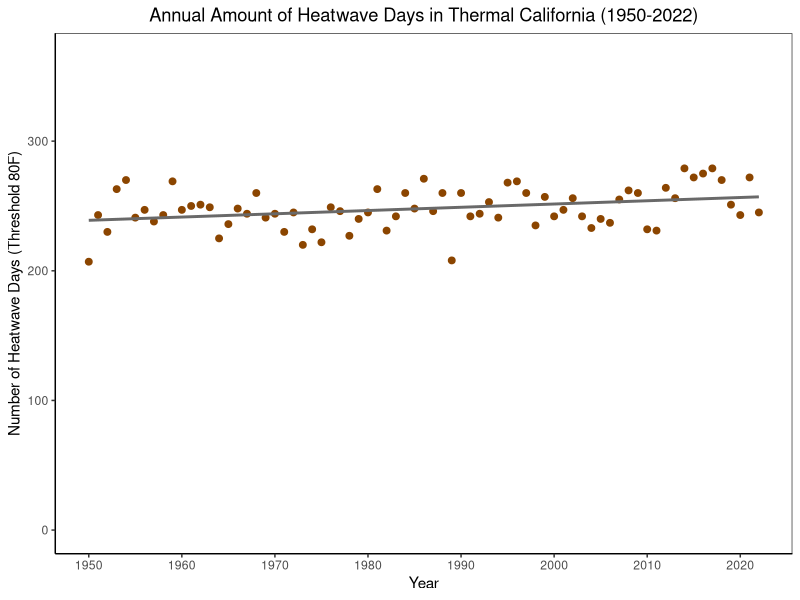
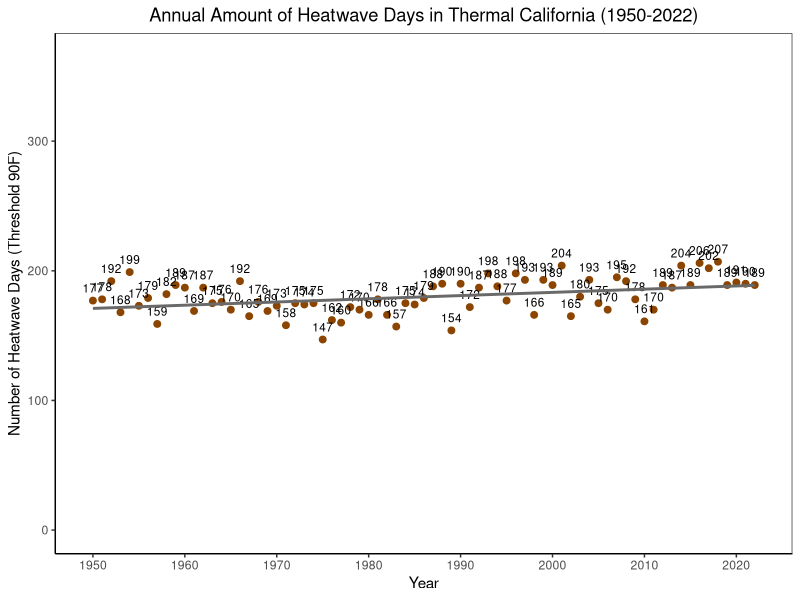
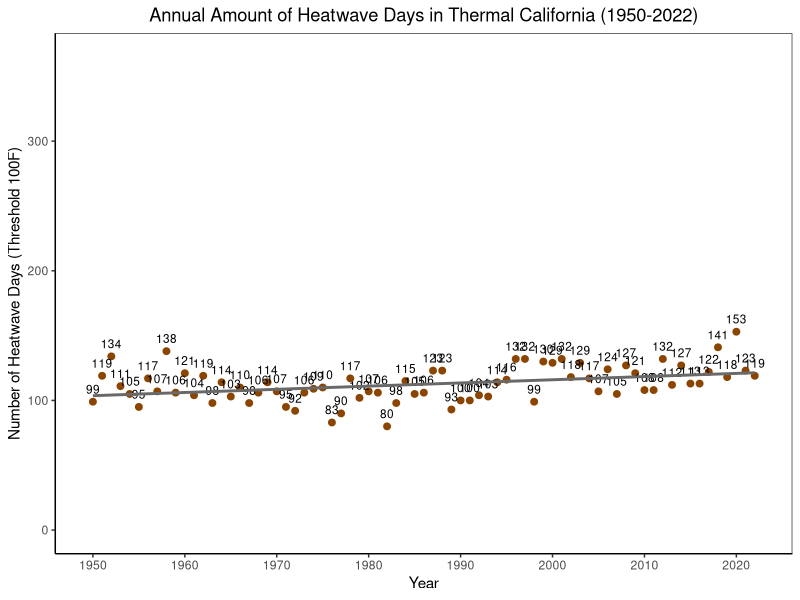
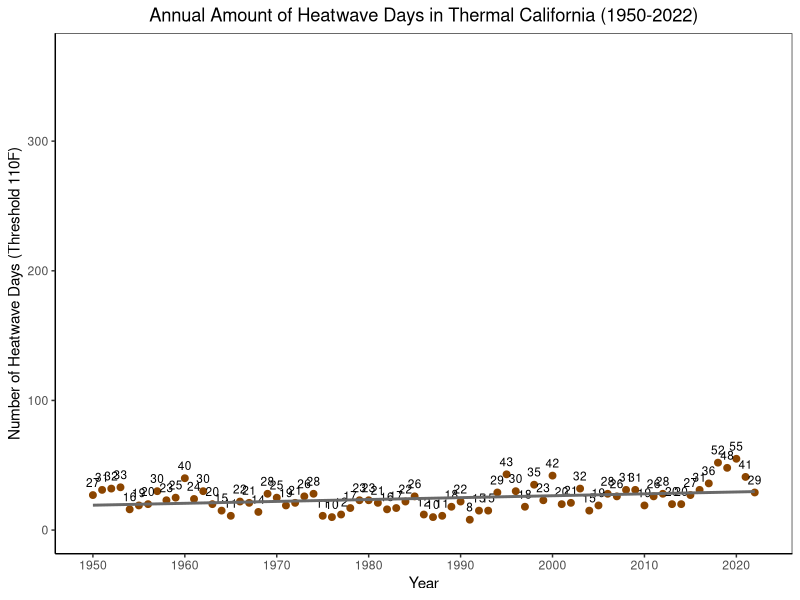
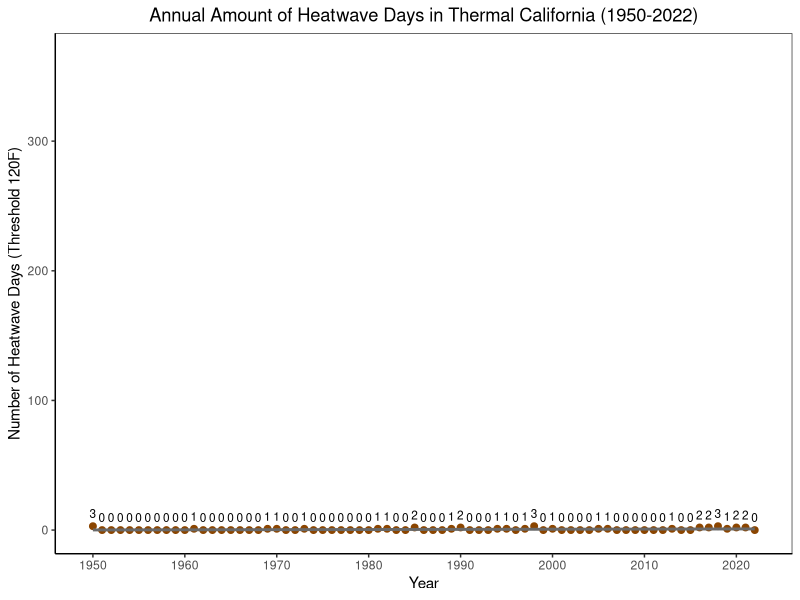
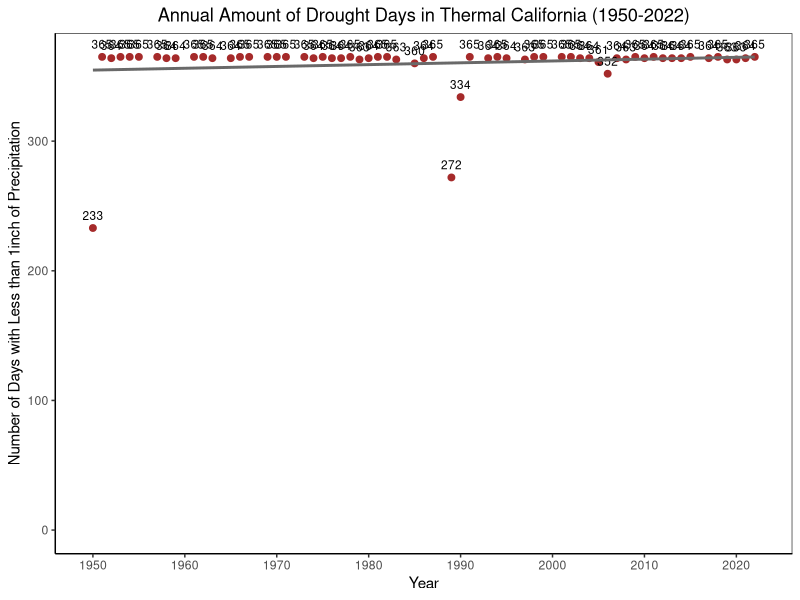
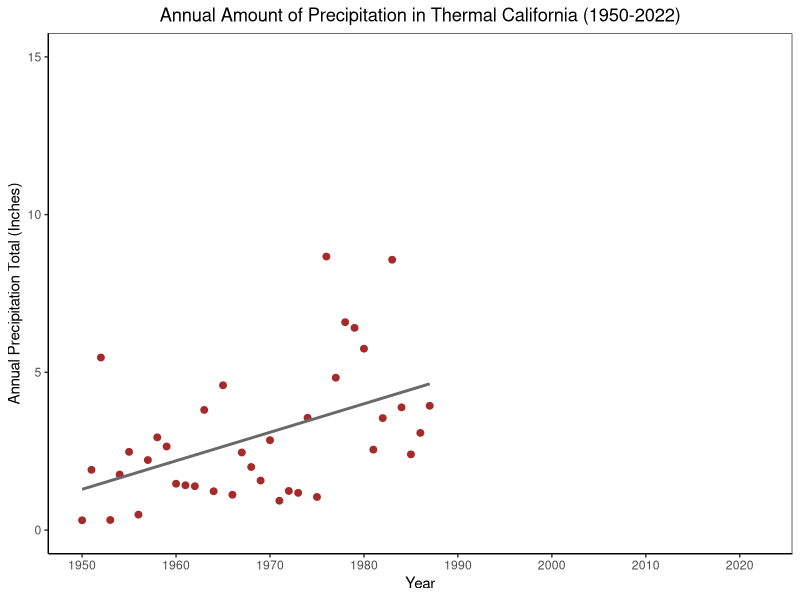

Generate these figures, in order, with R: (Note: this script raises an error after producing the figures.)
## ---- chunk 1
knitr::opts_chunk$set(echo = TRUE)

# load pacakges
library(lubridate)
library(tidyverse)
## ---- chunk 2
climtherm <- read.table("thermal_precip_temp.csv", fill=TRUE, sep=',', header=T) # read in the data
  
head(climtherm) #this lets us look at our data table in the Rmarkdown rather than having to navigate to the data table in the environment

climtidy <- climtherm %>% 
  select(DATE, PRCP, TMAX, TMIN) %>% # selected the columns I want to keep which include date, precipitation, temperature max, and temperature minimum
  mutate(DATE = mdy(DATE)) %>% # converts the date column into the 'date' class
  mutate(YEAR = year(DATE)) # Create new column with just the year in it

## ---- chunk 3
heatwavedays <- climtidy %>% 
  mutate(HEATWAVE = ifelse(climtidy$TMAX >= 80, 1, 0)) %>% # created a new column that puts a 1 down if temp was 80F or higher, and a 0 for all other temperatures. If different heatwave threshold is selected, change the 80 to the new heatwave threshold
  drop_na() # remove NA values, this removed 26 observations
  
  
## ---- chunk 4
# look at data in a chart

heatwavedaystidy <- heatwavedays %>% 
  select(YEAR, HEATWAVE) %>% # pull out only year and heatwave columns
  group_by(YEAR) %>% # have r recognize that the data can be organized into years
  summarise(across(c(HEATWAVE), # add up the number of days a heat wave has occurred in each year
                   list(sum = sum)))

heatwavedaystidy # view table
## ---- chunk 5
# visualize heatwave days in a graph

ggplot(heatwavedaystidy, aes(x = YEAR, y = HEATWAVE_sum)) +
  geom_point(color = "darkorange4", size = 2) +
  geom_smooth(method = 'lm', se = FALSE, color = "dimgrey") +
  labs(y = "Number of Heatwave Days (Threshold 80F)",
       x = "Year",
       title = "Annual Amount of Heatwave Days in Thermal California (1950-2022)") + 
  theme_bw() + 
  theme(plot.title = element_text(hjust = 0.5),
        panel.grid.major = element_blank(),
        panel.grid.minor = element_blank(),
        axis.line = element_line(color = "black")) + 
    ylim(0, 365) +
  scale_x_continuous(breaks = c(1950, 1960, 1970, 1980, 1990, 2000, 2010, 2020))


## ---- chunk 6
heatwavedays90 <- climtidy %>% 
  mutate(HEATWAVE = ifelse(climtidy$TMAX >= 90, 1, 0)) %>% # created a new column that puts a 1 down if temp was 90F or higher, and a 0 for all other temperatures. If different heatwave threshold is selected, change the 90 to the new heatwave threshold
  drop_na() # remove NA values

## ---- chunk 7
# look at data in a chart

heatwavedaystidy90 <- heatwavedays90 %>% 
  select(YEAR, HEATWAVE) %>% # pull out only year and heatwave columns
  group_by(YEAR) %>% # have r recognize that the data can be organized into years
  summarise(across(c(HEATWAVE), # add up the number of days a heat wave has occurred in each year
                   list(sum = sum)))

heatwavedaystidy90 # view table

# create a chart, but only include the top 10 heat wave years
## ---- chunk 8
# visualize heatwave days in a graph

ggplot(heatwavedaystidy90, aes(x = YEAR, y = HEATWAVE_sum)) +
  geom_point(color = "darkorange4", size = 2) +
  geom_text(mapping = aes (label = HEATWAVE_sum), 
            position = position_dodge(width = 0.9), 
            cex = 3, 
            vjust = -0.9) +
  geom_smooth(method = 'lm', se = FALSE, color = "dimgrey") +
  labs(y = "Number of Heatwave Days (Threshold 90F)",
       x = "Year",
       title = "Annual Amount of Heatwave Days in Thermal California (1950-2022)") + 
  theme_bw() + 
  theme(plot.title = element_text(hjust = 0.5),
        panel.grid.major = element_blank(),
        panel.grid.minor = element_blank(),
        axis.line = element_line(color = "black")) + 
    ylim(0, 365) +
  scale_x_continuous(breaks = c(1950, 1960, 1970, 1980, 1990, 2000, 2010, 2020))


## ---- chunk 9
heatwavedays100 <- climtidy %>% 
  mutate(HEATWAVE = ifelse(climtidy$TMAX >= 100, 1, 0)) %>% # created a new column that puts a 1 down if temp was 100F or higher, and a 0 for all other temperatures. If different heatwave threshold is selected, change the 100 to the new heatwave threshold
  drop_na() # remove NA values

## ---- chunk 10
# look at data in a chart

heatwavedaystidy100 <- heatwavedays100 %>% 
  select(YEAR, HEATWAVE) %>% # pull out only year and heatwave columns
  group_by(YEAR) %>% # have r recognize that the data can be organized into years
  summarise(across(c(HEATWAVE), # add up the number of days a heat wave has occurred in each year
                   list(sum = sum)))

heatwavedaystidy100 # view table
## ---- chunk 11
# visualize heatwave days in a graph

ggplot(heatwavedaystidy100, aes(x = YEAR, y = HEATWAVE_sum)) +
  geom_point(color = "darkorange4", size = 2) +
  geom_text(mapping = aes (label = HEATWAVE_sum), 
            position = position_dodge(width = 0.9), 
            cex = 3, 
            vjust = -0.9) +
  geom_smooth(method = 'lm', se = FALSE, color = "dimgrey") +
  labs(y = "Number of Heatwave Days (Threshold 100F)",
       x = "Year",
       title = "Annual Amount of Heatwave Days in Thermal California (1950-2022)") + 
  theme_bw() + 
  theme(plot.title = element_text(hjust = 0.5),
        panel.grid.major = element_blank(),
        panel.grid.minor = element_blank(),
        axis.line = element_line(color = "black")) + 
    ylim(0, 365) +
  scale_x_continuous(breaks = c(1950, 1960, 1970, 1980, 1990, 2000, 2010, 2020))


## ---- chunk 12
heatwavedays110 <- climtidy %>% 
  mutate(HEATWAVE = ifelse(climtidy$TMAX >= 110, 1, 0)) %>% # created a new column that puts a 1 down if temp was 110F or higher, and a 0 for all other temperatures. If different heatwave threshold is selected, change the 110 to the new heatwave threshold
  drop_na() # remove NA values

## ---- chunk 13
# look at data in a chart

heatwavedaystidy110 <- heatwavedays110 %>% 
  select(YEAR, HEATWAVE) %>% # pull out only year and heatwave columns
  group_by(YEAR) %>% # have r recognize that the data can be organized into years
  summarise(across(c(HEATWAVE), # add up the number of days a heat wave has occurred in each year
                   list(sum = sum)))

heatwavedaystidy110 # view table
## ---- chunk 14
# visualize heatwave days in a graph

ggplot(heatwavedaystidy110, aes(x = YEAR, y = HEATWAVE_sum)) +
  geom_point(color = "darkorange4", size = 2) +
  geom_text(mapping = aes (label = HEATWAVE_sum), 
            position = position_dodge(width = 0.9), 
            cex = 3, 
            vjust = -0.9) +
  geom_smooth(method = 'lm', se = FALSE, color = "dimgrey") +
  labs(y = "Number of Heatwave Days (Threshold 110F)",
       x = "Year",
       title = "Annual Amount of Heatwave Days in Thermal California (1950-2022)") + 
  theme_bw() + 
  theme(plot.title = element_text(hjust = 0.5),
        panel.grid.major = element_blank(),
        panel.grid.minor = element_blank(),
        axis.line = element_line(color = "black")) + 
    ylim(0, 365) +
  scale_x_continuous(breaks = c(1950, 1960, 1970, 1980, 1990, 2000, 2010, 2020))


## ---- chunk 15
heatwavedays120 <- climtidy %>% 
  mutate(HEATWAVE = ifelse(climtidy$TMAX >= 120, 1, 0)) %>% # created a new column that puts a 1 down if temp was 80F or higher, and a 0 for all other temperatures. If different heatwave threshold is selected, change the 80 to the new heatwave threshold
  drop_na() # remove NA values

## ---- chunk 16
# look at data in a chart

heatwavedaystidy120 <- heatwavedays120 %>% 
  select(YEAR, HEATWAVE) %>% # pull out only year and heatwave columns
  group_by(YEAR) %>% # have r recognize that the data can be organized into years
  summarise(across(c(HEATWAVE), # add up the number of days a heat wave has occurred in each year
                   list(sum = sum)))

heatwavedaystidy120 # view table
## ---- chunk 17
# visualize heatwave days in a graph

ggplot(heatwavedaystidy120, aes(x = YEAR, y = HEATWAVE_sum)) +
  geom_point(color = "darkorange4", size = 2) +
  geom_text(mapping = aes (label = HEATWAVE_sum), 
            position = position_dodge(width = 0.9), 
            cex = 3, 
            vjust = -0.9) +
  geom_smooth(method = 'lm', se = FALSE, color = "dimgrey") +
  labs(y = "Number of Heatwave Days (Threshold 120F)",
       x = "Year",
       title = "Annual Amount of Heatwave Days in Thermal California (1950-2022)") + 
  theme_bw() + 
  theme(plot.title = element_text(hjust = 0.5),
        panel.grid.major = element_blank(),
        panel.grid.minor = element_blank(),
        axis.line = element_line(color = "black")) + 
    ylim(0, 365) +
  scale_x_continuous(breaks = c(1950, 1960, 1970, 1980, 1990, 2000, 2010, 2020))


## ---- chunk 18
droughtdays <- climtidy %>% 
  mutate(DROUGHT = ifelse(climtidy$PRCP <= 1, 1, 0)) %>% # If there is less than 1 inch of rain on that day, then put a 1 in the drought column

  drop_na() 
## ---- chunk 19
totaldroughtdays <- droughtdays %>% 
  select(YEAR, DROUGHT) %>% # pull out only year and drought columns
  group_by(YEAR) %>% # have r recognize that the data can be organized into years
  summarise(across(c(DROUGHT), # add up the number of days a drought has occurred in each year
                   list(sum = sum)))

totaldroughtdays # View table
## ---- chunk 20
# Loosing my damn mind aka visualizing the precipitation

ggplot(totaldroughtdays, aes(x = YEAR, y = DROUGHT_sum)) +
  geom_point(color = "brown", size = 2) +
  geom_text(mapping = aes (label = DROUGHT_sum), 
            position = position_dodge(width = 0.9), 
            cex = 3, 
            vjust = -0.9) +
  geom_smooth(method = 'lm', se = FALSE, color = "dimgrey") +
  labs(y = "Number of Days with Less than 1inch of Precipitation",
       x = "Year",
       title = "Annual Amount of Drought Days in Thermal California (1950-2022)") + 
  theme_bw() + 
  theme(plot.title = element_text(hjust = 0.5),
        panel.grid.major = element_blank(),
        panel.grid.minor = element_blank(),
        axis.line = element_line(color = "black")) + 
    ylim(0, 365) +
  scale_x_continuous(breaks = c(1950, 1960, 1970, 1980, 1990, 2000, 2010, 2020))


## ---- chunk 21
totaldroughtdays <- climtidy %>% 
  select(YEAR, PRCP) %>% # pull out only year and drought columns
  group_by(YEAR) %>% # have r recognize that the data can be organized into years
  summarise(across(c(PRCP), # add up the number of days a drought has occurred in each year
                   list(sum = sum)))

totaldroughtdays # View table
## ---- chunk 22
# Loosing my damn mind aka visualizing the precipitation

ggplot(totaldroughtdays, aes(x = YEAR, y = PRCP_sum)) +
  geom_point(color = "brown", size = 2) +
  geom_smooth(method = 'lm', se = FALSE, color = "dimgrey") +
  labs(y = "Annual Precipitation Total (Inches)",
       x = "Year",
       title = "Annual Amount of Precipitation in Thermal California (1950-2022)") + 
  theme_bw() + 
  theme(plot.title = element_text(hjust = 0.5),
        panel.grid.major = element_blank(),
        panel.grid.minor = element_blank(),
        axis.line = element_line(color = "black")) + 
    ylim(0, 15) +
  scale_x_continuous(breaks = c(1950, 1960, 1970, 1980, 1990, 2000, 2010, 2020))


## ---- chunk 23

returnperiod=(totaldroughtdays+1)/sum(droughtdays$DROUGHT,na.rm=TRUE)

returnperiod


## ---- chunk 24
climtest <- climtherm

climtest$drought = ifelse(climtest$PRCP <= 1, 1, 0)
nyrs=length(unique(year(date)))

retper=(nyrs+1)/sum(climtest$drought,na.rm=TRUE)


retper
